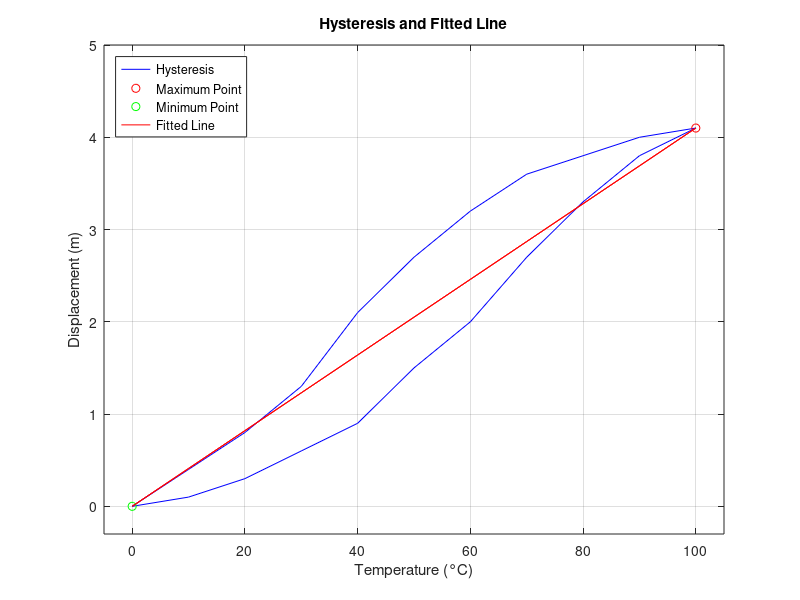
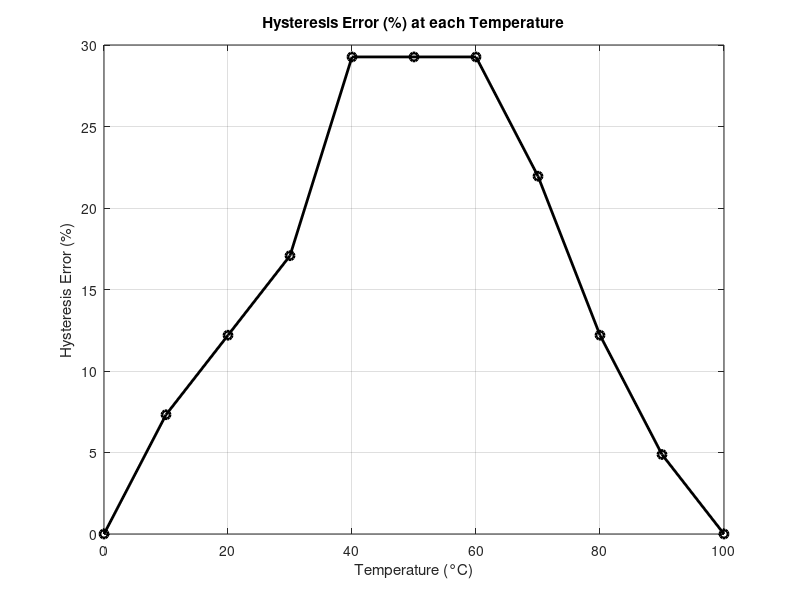

Write the MATLAB code that produced these figures, in order.
clc
clear
close all

temperature = [0 10 20 30 40 50 60 70 80 90 100];
voltage_increasing = [0 0.4 0.8 1.3 2.1 2.7 3.2 3.6 3.8 4 4.1];
voltage_decreasing = [0 0.1 0.3 0.6 0.9 1.5 2 2.7 3.3 3.8 4.1];

temp = [temperature, flip(temperature)]; 
voltage = [voltage_increasing, flip(voltage_decreasing)];

[max_voltage, max_index] = max(voltage);
[min_voltage, min_index] = min(voltage);

max_temp = temp(max_index);
min_temp = temp(min_index);

line = polyfit([max_temp, min_temp], [max_voltage, min_voltage], 1);
line_fit = polyval(line, temp); 


figure(1);
plot(temp, voltage, 'b-', max_temp, max_voltage, 'ro', min_temp, min_voltage, 'go');
hold on;
plot(temp, line_fit, 'r-');
xlabel('Temperature (°C)');
ylabel('Displacement (m)');
legend('Hysteresis', 'Maximum Point', 'Minimum Point', 'Fitted Line','Location', 'northwest');
title('Hysteresis and Fitted Line');
xlim ([-5 105]) ;
ylim ([-0.3 5]) ;
grid on;
hold off;

temp_FS = max(temp) - min(temp);
voltage_FS = max(voltage) - min(voltage);

Maximum_output_distances = abs(line_fit - voltage);
max_output_hystersis = max(Maximum_output_distances) /voltage_FS;
disp('Maximum output hysteresis: %FS');
disp(max_output_hystersis * 100);



temperature_differences = zeros(size(voltage));

for i = 1:length(voltage)

    idx = find(abs(voltage - voltage(i)) == 0);
    
    if ~isempty(idx)
        temperature_differences(i) = abs(temp(i) - temp(idx(1)));
    end
end

max_temp_difference = max(temperature_differences)/ temp_FS;

disp('Maximum input hysteresis: %FS');
disp(max_temp_difference * 100);



hysteresis_error_percent = zeros(size(temperature));

for i = 1:length(temperature)
    hysteresis_error = abs(voltage_increasing(i) - voltage_decreasing(i));
    
    hysteresis_error_percent(i) = (hysteresis_error / voltage_FS) * 100;
end

figure;
plot(temperature, hysteresis_error_percent, 'k-o', 'LineWidth', 2);
xlabel('Temperature (°C)');
ylabel('Hysteresis Error (%)');
title('Hysteresis Error (%) at each Temperature');
grid on;

